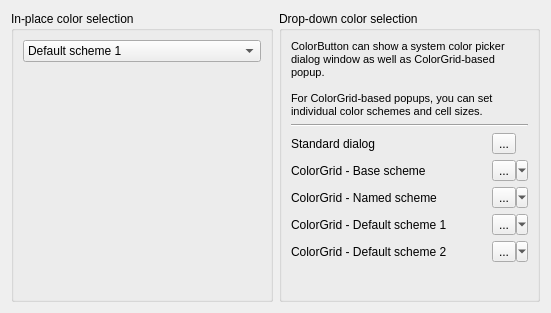
<?xml version="1.0" encoding="UTF-8"?>
<ui version="4.0">
 <class>MainWindow</class>
 <widget class="QWidget" name="MainWindow">
  <property name="geometry">
   <rect>
    <x>0</x>
    <y>0</y>
    <width>551</width>
    <height>313</height>
   </rect>
  </property>
  <property name="windowTitle">
   <string>ColorGrid Example</string>
  </property>
  <layout class="QHBoxLayout" name="horizontalLayout">
   <item>
    <widget class="QGroupBox" name="groupBox">
     <property name="title">
      <string>In-place color selection</string>
     </property>
     <layout class="QGridLayout" name="gridLayout">
      <item row="1" column="0">
       <widget class="QSint::ColorGrid" name="ColorGrid1" native="true"/>
      </item>
      <item row="0" column="0">
       <widget class="QComboBox" name="ColorGrid1SchemeCombo">
        <item>
         <property name="text">
          <string>Default scheme 1</string>
         </property>
        </item>
        <item>
         <property name="text">
          <string>Default scheme 2</string>
         </property>
        </item>
        <item>
         <property name="text">
          <string>Base scheme (16 colors)</string>
         </property>
        </item>
        <item>
         <property name="text">
          <string>Named scheme</string>
         </property>
        </item>
       </widget>
      </item>
     </layout>
    </widget>
   </item>
   <item>
    <widget class="QGroupBox" name="groupBox_2">
     <property name="title">
      <string>Drop-down color selection</string>
     </property>
     <layout class="QGridLayout" name="gridLayout_2">
      <item row="2" column="0">
       <widget class="QLabel" name="label">
        <property name="text">
         <string>Standard dialog</string>
        </property>
       </widget>
      </item>
      <item row="2" column="2">
       <widget class="QSint::ColorButton" name="ColorPopup1">
        <property name="text">
         <string>...</string>
        </property>
       </widget>
      </item>
      <item row="3" column="0" colspan="2">
       <widget class="QLabel" name="label_2">
        <property name="text">
         <string>ColorGrid - Base scheme</string>
        </property>
       </widget>
      </item>
      <item row="3" column="2">
       <widget class="QSint::ColorButton" name="ColorPopup2">
        <property name="text">
         <string>...</string>
        </property>
        <property name="popupMode">
         <enum>QToolButton::MenuButtonPopup</enum>
        </property>
       </widget>
      </item>
      <item row="4" column="0" colspan="2">
       <widget class="QLabel" name="label_3">
        <property name="text">
         <string>ColorGrid - Named scheme</string>
        </property>
       </widget>
      </item>
      <item row="4" column="2">
       <widget class="QSint::ColorButton" name="ColorPopup3">
        <property name="text">
         <string>...</string>
        </property>
        <property name="popupMode">
         <enum>QToolButton::MenuButtonPopup</enum>
        </property>
        <property name="toolButtonStyle">
         <enum>Qt::ToolButtonTextBesideIcon</enum>
        </property>
       </widget>
      </item>
      <item row="5" column="0" colspan="2">
       <widget class="QLabel" name="label_4">
        <property name="text">
         <string>ColorGrid - Default scheme 1</string>
        </property>
       </widget>
      </item>
      <item row="5" column="2">
       <widget class="QSint::ColorButton" name="ColorPopup4">
        <property name="text">
         <string>...</string>
        </property>
        <property name="popupMode">
         <enum>QToolButton::MenuButtonPopup</enum>
        </property>
        <property name="toolButtonStyle">
         <enum>Qt::ToolButtonTextUnderIcon</enum>
        </property>
       </widget>
      </item>
      <item row="6" column="0" colspan="2">
       <widget class="QLabel" name="label_5">
        <property name="text">
         <string>ColorGrid - Default scheme 2</string>
        </property>
       </widget>
      </item>
      <item row="6" column="2">
       <widget class="QSint::ColorButton" name="ColorPopup5">
        <property name="text">
         <string>...</string>
        </property>
        <property name="popupMode">
         <enum>QToolButton::MenuButtonPopup</enum>
        </property>
        <property name="toolButtonStyle">
         <enum>Qt::ToolButtonTextOnly</enum>
        </property>
       </widget>
      </item>
      <item row="7" column="1">
       <spacer name="verticalSpacer">
        <property name="orientation">
         <enum>Qt::Vertical</enum>
        </property>
        <property name="sizeHint" stdset="0">
         <size>
          <width>94</width>
          <height>54</height>
         </size>
        </property>
       </spacer>
      </item>
      <item row="0" column="0" colspan="3">
       <widget class="QLabel" name="label_6">
        <property name="text">
         <string>&lt;!DOCTYPE HTML PUBLIC &quot;-//W3C//DTD HTML 4.0//EN&quot; &quot;http://www.w3.org/TR/REC-html40/strict.dtd&quot;&gt;
&lt;html&gt;&lt;head&gt;&lt;meta name=&quot;qrichtext&quot; content=&quot;1&quot; /&gt;&lt;style type=&quot;text/css&quot;&gt;
p, li { white-space: pre-wrap; }
&lt;/style&gt;&lt;/head&gt;&lt;body style=&quot; font-family:'MS Shell Dlg 2'; font-size:8.25pt; font-weight:400; font-style:normal;&quot;&gt;
&lt;p style=&quot; margin-top:0px; margin-bottom:0px; margin-left:0px; margin-right:0px; -qt-block-indent:0; text-indent:0px;&quot;&gt;&lt;span style=&quot; font-size:8pt;&quot;&gt;ColorButton can show a system color picker dialog window as well as ColorGrid-based popup.&lt;/span&gt;&lt;/p&gt;
&lt;p style=&quot;-qt-paragraph-type:empty; margin-top:0px; margin-bottom:0px; margin-left:0px; margin-right:0px; -qt-block-indent:0; text-indent:0px; font-size:8pt;&quot;&gt;&lt;/p&gt;
&lt;p style=&quot; margin-top:0px; margin-bottom:0px; margin-left:0px; margin-right:0px; -qt-block-indent:0; text-indent:0px;&quot;&gt;&lt;span style=&quot; font-size:8pt;&quot;&gt;For ColorGrid-based popups, you can set individual color schemes and cell sizes.&lt;/span&gt;&lt;/p&gt;&lt;/body&gt;&lt;/html&gt;</string>
        </property>
        <property name="wordWrap">
         <bool>true</bool>
        </property>
       </widget>
      </item>
      <item row="1" column="0" colspan="3">
       <widget class="Line" name="line">
        <property name="orientation">
         <enum>Qt::Horizontal</enum>
        </property>
       </widget>
      </item>
     </layout>
    </widget>
   </item>
  </layout>
 </widget>
 <customwidgets>
  <customwidget>
   <class>QSint::ColorGrid</class>
   <extends>QWidget</extends>
   <header location="global">QSint</header>
   <container>1</container>
  </customwidget>
  <customwidget>
   <class>QSint::ColorButton</class>
   <extends>QToolButton</extends>
   <header location="global">QSint</header>
  </customwidget>
 </customwidgets>
 <resources/>
 <connections/>
</ui>
